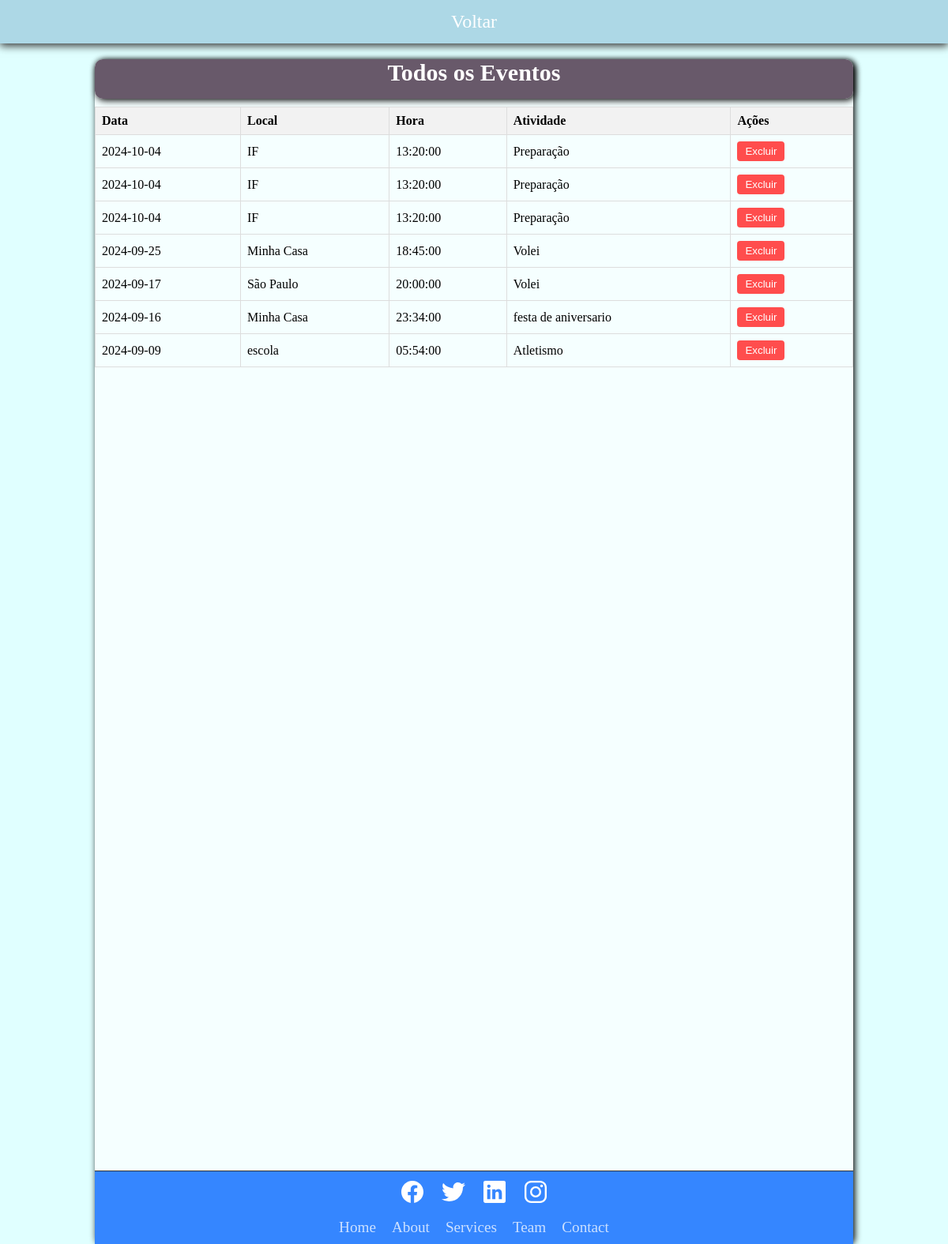
The app's page /benkyo_project/calendario/all_events.php (signed in) with its own data.
### tables this page shows
CREATE TABLE `evento` (
  `idEvento` int(11) NOT NULL,
  `idUsuario` int(11) NOT NULL,
  `idAtividade` int(11) NOT NULL,
  `dataEvento` date NOT NULL,
  `horaEvento` time NOT NULL,
  `localEvento` varchar(255) NOT NULL
);

CREATE TABLE `atividade` (
  `idAtividade` int(11) NOT NULL,
  `idUsuario` int(11) NOT NULL,
  `descricaoAtividade` varchar(255) NOT NULL,
  `tipoAtividade` enum('Comemorativa','Esportes','Estudos','Outros') NOT NULL
);

### benkyo_project/calendario/all_events.php (the view, shortened to what this page needs)
<?php
$user_id = $_SESSION['user_id'];
$pdo = new PDO("mysql:host=localhost;dbname=benkyo_project", "root", "vertrigo");
$query = "
    SELECT evento.*, atividade.descricaoAtividade
    FROM evento
    JOIN atividade ON evento.idAtividade = atividade.idAtividade
    WHERE evento.idUsuario = ?
    ORDER BY evento.dataEvento DESC";
$stmt = $pdo->prepare($query);
$stmt->execute([$user_id]);
$events = $stmt->fetchAll(PDO::FETCH_ASSOC);
?>
<!DOCTYPE html>
<html lang="pt-BR">
<head>
    <link rel="stylesheet" href="style_events.css">
</head>
<body>
  <nav class="menu-fixo">
        <a href="../calendario.php">Voltar</a>
  </nav>
  <main>
    <div class="container">
      <div class="box">
          <div class="evento">
            <h1>Todos os Eventos</h1>
    </div>
    <table>
        <tr>
            <th>Data</th>
            <th>Local</th>
            <th>Hora</th>
            <th>Atividade</th>
            <th>Ações</th>
        </tr>
        <?php
        foreach ($events as $event) {
            $data = htmlspecialchars($event['dataEvento']);
            $local = htmlspecialchars($event['localEvento']);
            $hora = htmlspecialchars($event['horaEvento']);
            $descricaoAtividade = htmlspecialchars($event['descricaoAtividade']);
            echo "<tr>
                    <td>$data</td>
                    <td>$local</td>
                    <td>$hora</td>
                    <td>$descricaoAtividade</td>
                    <td>
                        <form action='delete_event.php' method='post' style='display:inline;'>
                            <input type='hidden' name='idEvento' value='{$event['idEvento']}'>
                            <button type='submit' class='delete-button'>Excluir</button>
                        </form>
                    </td>
                  </tr>";
        }
        ?>
    </table>
    <footer class="footer-fix">
          <div class="waves">
            <div class="wave" id="wave1"></div>
            <div class="wave" id="wave3"></div>
          </div>
          <ul class="social-icon">
            <li class="social-icon__item"><a class="social-icon__link" href="#">
                <ion-icon name="logo-facebook"></ion-icon>
              </a></li>
            <li class="social-icon__item"><a class="social-icon__link" href="#">
                <ion-icon name="logo-twitter"></ion-icon>
              </a></li>
            <li class="social-icon__item"><a class="social-icon__link" href="#">
                <ion-icon name="logo-linkedin"></ion-icon>
              </a></li>
            <li class="social-icon__item"><a class="social-icon__link" href="#">
                <ion-icon name="logo-instagram"></ion-icon>
              </a></li>
          </ul>
          <ul class="menu">
            <li class="menu__item"><a class="menu__link" href="#">Home</a></li>
            <li class="menu__item"><a class="menu__link" href="#">About</a></li>
            <li class="menu__item"><a class="menu__link" href="#">Services</a></li>
            <li class="menu__item"><a class="menu__link" href="#">Team</a></li>
            <li class="menu__item"><a class="menu__link" href="#">Contact</a></li>
          </ul>
        </footer>
      </div>
    </div>
  </main>
</body>
</html>

### benkyo_project/calendario/style_events.css (style rules this page uses)
body { margin: 0; background-color: lightcyan; background-image: url(../imagens/lofi-girl\ edited2.png); background-repeat: no-repeat; background-attachment: fixed; background-size: cover; }
.menu-fixo { position: fixed; top: 0; left: 0; width: 100%; background-color: lightblue; justify-content: center; display: flex; align-items: center; z-index: 1; box-shadow: #333 0px 3px 10px; }
.menu-fixo a { font-size: 24px; text-decoration: none; display: block; float: left; width: 150px; padding: 14px 20px; color: white; background-color: lightblue; text-align: center; }
.container { margin-top: 825px; height: 100%; width: 100%; position: relative; }
.box { position: absolute; top: 50%; left: 50%; transform: translate(-50%,-50%); width: 80%; height: 1500px; background-color:rgba(255, 255, 255, 0.678); box-shadow: 2px 2px 8px black; border-radius: 10px; }
.evento { height: 50px; width: 100%; background-color: rgba(71, 50, 71, 0.808); box-shadow: 2px 2px 8px black; border-radius: 10px; margin-bottom: 10px; }
h1 { color: white; font-size: 30px; text-align: center; }
* { margin: 0; padding: 0; box-sizing: border-box; }
.footer-fix { float: left; position: fixed; border-top: 1px solid #333; bottom: 0; width: 100%; background: #3586ff; }
.social-icon, .menu { position: relative; display: flex; justify-content: center; align-items: center; margin: 10px 0; flex-wrap: wrap; }
.social-icon__item, .menu__item { list-style: none; }
.social-icon__link { font-size: 2rem; color: #fff; margin: 0 10px; display: inline-block; transition: 0.5s; }
.menu__link { font-size: 1.2rem; color: #fff; margin: 0 10px; display: inline-block; transition: 0.5s; text-decoration: none; opacity: 0.75; font-weight: 300; }
.wave { position: absolute; top: -100px; left: 0; width: 100%; height: 100px; background: url("https://i.ibb.co/wQZVxxk/wave.png"); background-size: 1000px 100px; }
.wave#wave1 { z-index: 1000; opacity: 1; bottom: 0; animation: animateWaves 4s linear infinite; }
.wave#wave3 { z-index: 1000; opacity: 0.2; bottom: 15px; animation: animateWaves 3s linear infinite; }

### benkyo_project/calendario/all_events.php (style rules this page uses)
table { width: 100%; border-collapse: collapse; }
th, td { border: 1px solid #ddd; padding: 8px; text-align: left; }
th { background-color: #f2f2f2; }
.delete-button { background-color: #ff4d4d; color: white; border: none; padding: 5px 10px; cursor: pointer; border-radius: 4px; }

### records on screen
evento: dataEvento "2024-10-04", localEvento "IF", horaEvento "13:20:00", idAtividade.descricaoAtividade "Preparação"
evento: dataEvento "2024-10-04", localEvento "IF", horaEvento "13:20:00", idAtividade.descricaoAtividade "Preparação"
evento: dataEvento "2024-10-04", localEvento "IF", horaEvento "13:20:00", idAtividade.descricaoAtividade "Preparação"
evento: dataEvento "2024-09-25", localEvento "Minha Casa", horaEvento "18:45:00", idAtividade.descricaoAtividade "Volei"
evento: dataEvento "2024-09-17", localEvento "São Paulo", horaEvento "20:00:00", idAtividade.descricaoAtividade "Volei"
evento: dataEvento "2024-09-16", localEvento "Minha Casa", horaEvento "23:34:00", idAtividade.descricaoAtividade "festa de aniversario"
evento: dataEvento "2024-09-09", localEvento "escola", horaEvento "05:54:00", idAtividade.descricaoAtividade "Atletismo"
